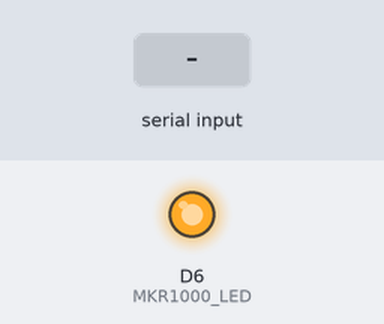
The sketch below on a simulated Arduino Zero (SAMD21). Parts: output pins drawn as LEDs (lit = HIGH). Dashed ring = blinking. The inputs (shaded band) are chosen by the test bench. What the sketch prints to the serial monitor is not drawn.

Above: at 0.1 s.
At 1.27 s:
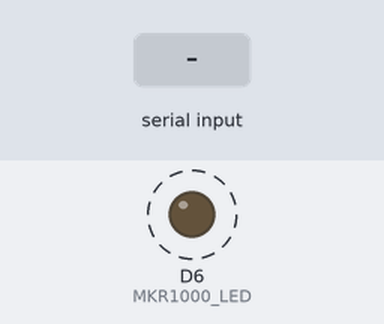
1.3 s: byte 30 received over Serial
4.3 s: byte 90 received over Serial
7.3 s: byte 120 received over Serial
Timing chart, 0 to 16.3 s (numbered marks = the images above; inputs shaded):
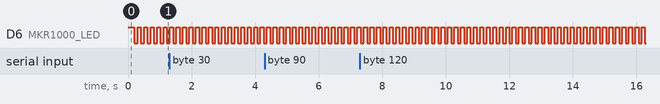

The sketch:

sercom.ino
```cpp
/*
  SERCOM Test

  Test the ability to add extra hardware serial ports to the MKR1000
  This sketch has the following serial interfaces:
    Serial  - Native USB interface
    Serial1 - Default serial port on D13, D14 (Sercom 5)
    Serial2 - Extra serial port on D0, D1 (Sercom 3)
    Serial3 - Extra serial port on D4, D5 (Sercom 4)

  Good explanation of sercom funcationality here:
  https://learn.adafruit.com/using-atsamd21-sercom-to-add-more-spi-i2c-serial-ports/muxing-it-up

  This sketch will echo characters recieved on any of the 4 serial ports to all other serial ports.

  for Arduino MKR1000
  by Tom Kuehn
  26/06/2016

*/

#include <Arduino.h>                              // required before wiring_private.h
#include <wiring_private.h>

static const char MKR1000_LED       = 6;

// Serial2 pin and pad definitions (in Arduino files Variant.h & Variant.cpp)
#define PIN_SERIAL2_RX       (1ul)                // Pin description number for PIO_SERCOM on D1
#define PIN_SERIAL2_TX       (0ul)                // Pin description number for PIO_SERCOM on D0
#define PAD_SERIAL2_TX       (UART_TX_PAD_0)      // SERCOM pad 0 TX
#define PAD_SERIAL2_RX       (SERCOM_RX_PAD_1)    // SERCOM pad 1 RX

// Serial3 pin and pad definitions (in Arduino files Variant.h & Variant.cpp)
#define PIN_SERIAL3_RX       (5ul)                // Pin description number for PIO_SERCOM on D5
#define PIN_SERIAL3_TX       (4ul)                // Pin description number for PIO_SERCOM on D4
#define PAD_SERIAL3_TX       (UART_TX_PAD_2)      // SERCOM pad 2 TX
#define PAD_SERIAL3_RX       (SERCOM_RX_PAD_3)    // SERCOM pad 3 RX

// Instantiate the extra Serial classes
Uart Serial2(&sercom3, PIN_SERIAL2_RX, PIN_SERIAL2_TX, PAD_SERIAL2_RX, PAD_SERIAL2_TX);
Uart Serial3(&sercom4, PIN_SERIAL3_RX, PIN_SERIAL3_TX, PAD_SERIAL3_RX, PAD_SERIAL3_TX);

void SERCOM3_Handler()    // Interrupt handler for SERCOM3
{
  Serial2.IrqHandler();
}

void SERCOM4_Handler()    // Interrupt handler for SERCOM4
{
  Serial3.IrqHandler();
}

void setup()
{
  static boolean state = HIGH;
  static unsigned char count = 0;

  pinMode(MKR1000_LED, OUTPUT);
  Serial1.begin(9600);

  // Start Serial for debugging on the Serial Monitor
  Serial.begin(9600);
  while (!Serial && (count < 30) )
  {
    delay(200);     // Wait for serial port to connect with timeout. Needed for native USB
    digitalWrite(MKR1000_LED, state);
    state = !state;
    count++;
  }

  pinPeripheral(0, PIO_SERCOM);   // Assign pins 0 & 1 SERCOM functionality
  pinPeripheral(1, PIO_SERCOM);
  Serial2.begin(57600);           // Begin Serial2

  pinPeripheral(4, PIO_SERCOM_ALT);   // Assign pins 4 & 5 SERCOM functionality
  pinPeripheral(5, PIO_SERCOM_ALT);
  Serial3.begin(57600);               // Begin Serial3

  digitalWrite(MKR1000_LED, HIGH);

  Serial.println("Setup Complete");
  Serial1.println("Setup Complete");
  Serial2.println("Setup Complete");
  Serial3.println("Setup Complete");
}

void loop()
{
  static unsigned long ms = 0;
  static boolean state = HIGH;
  static unsigned char c = 0;

  if (Serial.available())
  {
    char c = Serial.read();
    Serial.print(c);
    Serial1.print(c);
    Serial2.print(c);
    Serial3.print(c);
  }
  if (Serial1.available())
  {
    char c = Serial1.read();
    Serial.print(c);
    Serial1.print(c);
    Serial2.print(c);
    Serial3.print(c);
  }
  if (Serial2.available())
  {
    char c = Serial2.read();
    Serial.print(c);
    Serial1.print(c);
    Serial2.print(c);
    Serial3.print(c);
  }
  if (Serial3.available())
  {
    char c = Serial3.read();
    Serial.print(c);
    Serial1.print(c);
    Serial2.print(c);
    Serial3.print(c);
  }


  if (millis() - ms > 100)
  {
    ms = millis();
    digitalWrite(MKR1000_LED, state);
    state = !state;
  }

}
```

Measured:
- by itself, D6 (MKR1000_LED): alternates HIGH for 0.10 s and LOW for 0.10 s
